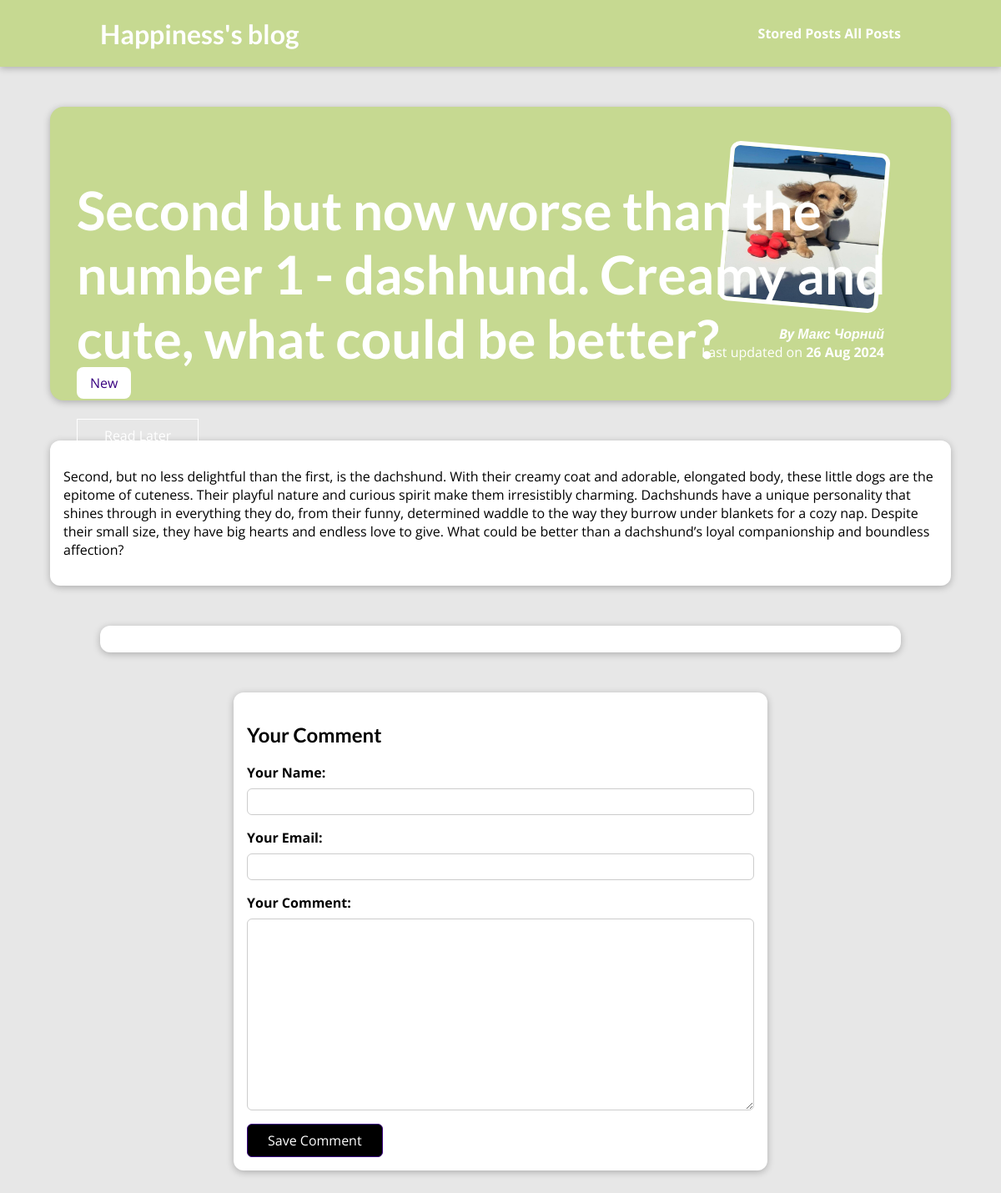
The page /posts/second-now-worse-number-1-dashhund-creamy-and-cute on the database its author committed.
### blog/models.py (models this page shows, shortened)
class Post(models.Model):
    title = models.CharField(max_length=150)
    excerpt = models.CharField(max_length=200)
    image = models.ImageField(upload_to="posts", null=True)
    date = models.DateField(auto_now=True)
    slug = models.SlugField(unique=True, db_index=True)
    content = models.TextField(validators=[MinLengthValidator(10)])
    author = models.ForeignKey(
        Author, on_delete=models.SET_NULL, null=True,related_name="posts")
    tags = models.ManyToManyField(Tag)

class Tag(models.Model):
  caption = models.CharField(max_length=20)

class Author(models.Model):
    first_name = models.CharField(max_length=100)
    last_name = models.CharField(max_length=100)
    email_address = models.EmailField()
    def full_name(self):
        return f"{self.first_name} {self.last_name}"
    def __str__(self):
        return self.full_name()

### blog/views.py (the view, shortened to what this page needs)
# urls.py: path("posts/<slug:slug>", views.SinglePostsView.as_view(), name="post-detail-page"),
class SinglePostsView(View):
    def is_stored_post(self, request, post_id):
       stored_posts = request.session.get("stored_posts")
       if stored_posts is not None:
         is_saved_for_later = post_id in stored_posts
       else:
         is_saved_for_later = False
       return is_saved_for_later
    def get(self, request, slug):
        post = Post.objects.get(slug=slug)
        context = {
            "post": post,
            "post_tags": post.tags.all(),
            "comment_form": CommentForm(),
            "comments": post.comments.all().order_by("-id"),
            "saved_for_later": self.is_stored_post(request, post.id)
        }
        return render(request, "post-detail.html", context)

### blog/forms.py
class CommentForm(forms.ModelForm):
    class Meta:
        model = Comment
        exclude = ["post"]
        labels = {
            "user_name":"Your Name",
            "user_email":"Your Email",
            "text":"Your Comment"
        }

### blog/templates/post-detail.html (shortened to what this page needs)
{% extends "base.html" %}
{% load static %}
{% block css_files %}
<link rel="stylesheet" href="{% static "post-datail.css" %}" />
{% endblock %}
{% block content %}
<section id="summary">
  <h2>{{ post.title }}</h2>
  <div>
    {% for tag in post_tags %}
      <span class="tag">{{ tag.caption }}</span>
    {% endfor %}
  </div>
  <div id="read-later">
    <form action="{% url "read-later" %}" method="POST">
      <button>
        {% if saved_for_later %}
          Remove from "Read Later" List
        {% else %}
          Read Later
        {% endif %}
      </button>
    </form>
  </div>
  <article>
    <img src="{{ post.image.url }}" alt="{{ post.title }}" />
    <address>By <a href="mailto:{{ post.author.email_address }}">{{ post.author }}</a></address>
    <div>Last updated on <time>{{ post.date|date:"d M Y" }}</time></div>
  </article>
</section>
<main>
  {{ post.content|linebreaks }}
</main>
<section id="comments">
</section>
<section id="comment-form">
  <h2>Your Comment</h2>
  <form action="{% url "post-detail-page" post.slug %}" method="POST">
    {% for form_field in comment_form %}
      <div class="form-control {% if form_field.errors %}invalid{% endif %}">
        {{ form_field.label_tag }}
        {{ form_field }}
      </div>
    {% endfor %}
    <button>Save Comment</button>
  </form>
</section>
{% endblock %}

### static/app.css (style rules this page uses)
* { box-sizing: border-box; }
html { font-family: 'Open Sans', 'Lato', sans-serif; }
body { margin: 0; }
h1, h2, h3 { font-family: 'Lato', sans-serif; font-weight: bold; }

### blog/static/post-datail.css (style rules this page uses)
body { background-color: #e7e7e7; }
#summary { margin: 8rem auto 3rem auto; padding: 2rem; width: 90%; max-width: 90rem; border-radius: 16px; background-color: #c6d991; position: relative; box-shadow: 0 2px 8px rgba(0, 0, 0, 0.25); height: 22rem; }
#summary h2 { color: white; font-size: 4rem; position: relative; z-index: 2; margin-bottom: 0.25rem; }
#summary article { position: absolute; top: 2rem; right: 3rem; padding: 1rem 2rem; border-radius: 12px; text-align: right; color: white; }
#summary article img { width: 12rem; height: 12rem; border-radius: 12px; transform: rotateZ(5deg); border: 5px solid white; margin-bottom: 1rem; z-index: 1; }
#summary address { font-weight: bold; }
#summary a { color: white; text-decoration: none; }
#summary time { font-weight: bold; }
#read-later { margin: 2rem 0; }
#read-later button { background-color: transparent; border: 1px solid white; padding: 0.5rem 2rem; font: inherit; color: white; cursor: pointer; }
main { width: 90%; max-width: 90rem; margin: 3rem auto; background-color: white; padding: 1rem; border-radius: 12px; box-shadow: 0 2px 8px rgba(0, 0, 0, 0.25); }
.tag { background-color: white; color: #390281; padding: 0.5rem 1rem; border-radius: 8px; width: max-content; }
#comment-form { margin: 3rem auto; width: 90%; max-width: 40rem; border-radius: 12px; background-color: white; box-shadow: 0 2px 8px rgba(0, 0, 0, 0.25); padding: 1rem; }
#comment-form button { font: inherit; background-color: black; color: white; border: 1px solid #390281; padding: 0.5rem 1.5rem; border-radius: 6px; cursor: pointer; }
.form-control { margin-bottom: 1rem; }
.form-control label { font-weight: bold; margin-bottom: 0.5rem; display: block; }
.form-control input, .form-control textarea { display: block; width: 100%; font: inherit; padding: 0.25rem; border-radius: 6px; border: 1px solid #ccc; }
#comments { margin: 3rem auto; width: 90%; max-width: 60rem; border-radius: 12px; background-color: white; box-shadow: 0 2px 8px rgba(0, 0, 0, 0.25); padding: 1rem 2rem; }

### rows shown on the page
Post: title "Second but now worse than the number 1 - dashhund. Creamy and cute, what could be better?", image (picture), author "Макс Чорний", date "26 Aug 2024", content "Second, but no less delightful than the first, is the dachshund. With their creamy coat and adorable, elongated body, these little dogs are the epitome of cuteness. Their playful nature and curious spirit make them irresistibly charming. Dachshunds have a unique personality that shines through in everything they do, from their funny, determined waddle to the way they burrow under blankets for a cozy nap. Despite their small size, they have big hearts and endless love to give. What could be better than a dachshund’s loyal companionship and boundless affection?"
Tag: caption "New"
